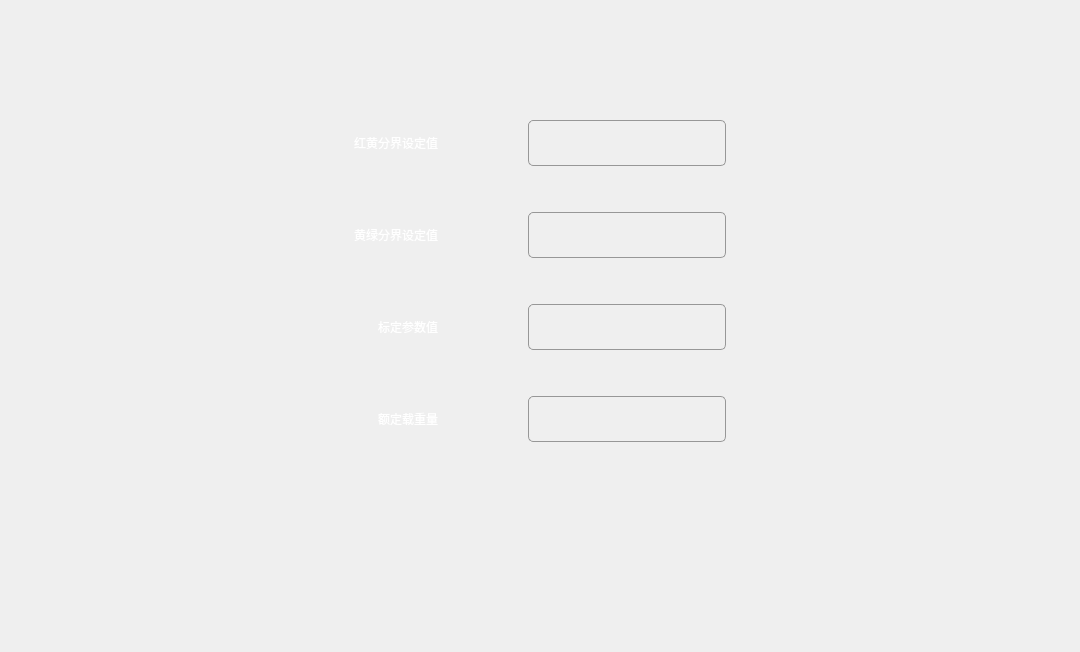
<?xml version="1.0" encoding="UTF-8"?>
<ui version="4.0">
 <class>WeighingParameter</class>
 <widget class="QWidget" name="WeighingParameter">
  <property name="geometry">
   <rect>
    <x>0</x>
    <y>0</y>
    <width>1080</width>
    <height>652</height>
   </rect>
  </property>
  <property name="minimumSize">
   <size>
    <width>1080</width>
    <height>652</height>
   </size>
  </property>
  <property name="maximumSize">
   <size>
    <width>1080</width>
    <height>652</height>
   </size>
  </property>
  <property name="windowTitle">
   <string>Form</string>
  </property>
  <layout class="QGridLayout" name="gridLayout_2">
   <property name="bottomMargin">
    <number>15</number>
   </property>
   <item row="1" column="2">
    <spacer name="horizontalSpacer_5">
     <property name="orientation">
      <enum>Qt::Horizontal</enum>
     </property>
     <property name="sizeHint" stdset="0">
      <size>
       <width>40</width>
       <height>20</height>
      </size>
     </property>
    </spacer>
   </item>
   <item row="1" column="1">
    <layout class="QGridLayout" name="gridLayout">
     <property name="horizontalSpacing">
      <number>30</number>
     </property>
     <item row="5" column="0">
      <widget class="QLabel" name="label_3">
       <property name="minimumSize">
        <size>
         <width>0</width>
         <height>24</height>
        </size>
       </property>
       <property name="maximumSize">
        <size>
         <width>16777215</width>
         <height>80</height>
        </size>
       </property>
       <property name="styleSheet">
        <string notr="true">font: 40px &quot;Microsoft JhengHei UI&quot;;
color:rgb(255,255,255);
background:transparent</string>
       </property>
       <property name="text">
        <string>标定参数值</string>
       </property>
       <property name="alignment">
        <set>Qt::AlignRight|Qt::AlignTrailing|Qt::AlignVCenter</set>
       </property>
      </widget>
     </item>
     <item row="3" column="0">
      <widget class="QLabel" name="label_2">
       <property name="minimumSize">
        <size>
         <width>0</width>
         <height>24</height>
        </size>
       </property>
       <property name="maximumSize">
        <size>
         <width>16777215</width>
         <height>80</height>
        </size>
       </property>
       <property name="styleSheet">
        <string notr="true">font: 40px &quot;Microsoft JhengHei UI&quot;;
color:rgb(255,255,255);
background:transparent</string>
       </property>
       <property name="text">
        <string>黄绿分界设定值</string>
       </property>
       <property name="alignment">
        <set>Qt::AlignRight|Qt::AlignTrailing|Qt::AlignVCenter</set>
       </property>
      </widget>
     </item>
     <item row="5" column="2">
      <widget class="QPushButton" name="le_canshu">
       <property name="minimumSize">
        <size>
         <width>198</width>
         <height>46</height>
        </size>
       </property>
       <property name="maximumSize">
        <size>
         <width>198</width>
         <height>46</height>
        </size>
       </property>
       <property name="styleSheet">
        <string notr="true">QPushButton#le_canshu{
border-image:url(:/按键_弹窗设置_大.png);
color:rgb(255, 255, 255);
font:30px &quot;Microsoft YaHei UI&quot;;
border:1px solid #979797;
border-color: rgba(151, 151, 151, 1);
border-radius:5px;
}
QPushButton#le_canshu:pressed{
background-image: url(:/按键_弹窗设置_按下_大.png);
color:rgb(255, 255, 255);
font: 14px &quot;Microsoft YaHei UI&quot;;
border:1px solid #979797;
	border-color: rgba(151, 151, 151, 1);
border-radius:5px;
}</string>
       </property>
       <property name="text">
        <string/>
       </property>
      </widget>
     </item>
     <item row="1" column="0">
      <spacer name="verticalSpacer_3">
       <property name="orientation">
        <enum>Qt::Vertical</enum>
       </property>
       <property name="sizeHint" stdset="0">
        <size>
         <width>20</width>
         <height>40</height>
        </size>
       </property>
      </spacer>
     </item>
     <item row="7" column="2">
      <widget class="QPushButton" name="le_weight">
       <property name="minimumSize">
        <size>
         <width>198</width>
         <height>46</height>
        </size>
       </property>
       <property name="maximumSize">
        <size>
         <width>198</width>
         <height>46</height>
        </size>
       </property>
       <property name="styleSheet">
        <string notr="true">QPushButton#le_weight{
border-image:url(:/按键_弹窗设置_大.png);
color:rgb(255, 255, 255);
font: 30px &quot;Microsoft YaHei UI&quot;;
border:1px solid #979797;
border-color: rgba(151, 151, 151, 1);
border-radius:5px;
}
QPushButton#le_weight:pressed{
background-image: url(:/按键_弹窗设置_按下_大.png);
color:rgb(255, 255, 255);
font: 14px &quot;Microsoft YaHei UI&quot;;
border:1px solid #979797;
	border-color: rgba(151, 151, 151, 1);
border-radius:5px;
}</string>
       </property>
       <property name="text">
        <string/>
       </property>
      </widget>
     </item>
     <item row="0" column="0">
      <widget class="QLabel" name="label">
       <property name="minimumSize">
        <size>
         <width>0</width>
         <height>24</height>
        </size>
       </property>
       <property name="maximumSize">
        <size>
         <width>16777215</width>
         <height>80</height>
        </size>
       </property>
       <property name="styleSheet">
        <string notr="true">font: 40px &quot;Microsoft JhengHei UI&quot;;
color:rgb(255,255,255);
background:transparent</string>
       </property>
       <property name="text">
        <string>红黄分界设定值</string>
       </property>
       <property name="alignment">
        <set>Qt::AlignRight|Qt::AlignTrailing|Qt::AlignVCenter</set>
       </property>
      </widget>
     </item>
     <item row="0" column="2">
      <widget class="QPushButton" name="le_ry">
       <property name="minimumSize">
        <size>
         <width>198</width>
         <height>46</height>
        </size>
       </property>
       <property name="maximumSize">
        <size>
         <width>198</width>
         <height>46</height>
        </size>
       </property>
       <property name="styleSheet">
        <string notr="true">QPushButton#le_ry{
border-image:url(:/按键_弹窗设置_大.png);
color:rgb(255, 255, 255);
font: 30px &quot;Microsoft YaHei UI&quot;;
border:1px solid #979797;
border-color: rgba(151, 151, 151, 1);
border-radius:5px;
}
QPushButton#le_ry:pressed{
background-image: url(:/按键_弹窗设置_按下_大.png);
color:rgb(255, 255, 255);
font: 14px &quot;Microsoft YaHei UI&quot;;
border:1px solid #979797;
	border-color: rgba(151, 151, 151, 1);
border-radius:5px;
}</string>
       </property>
       <property name="text">
        <string/>
       </property>
      </widget>
     </item>
     <item row="7" column="0">
      <widget class="QLabel" name="label_4">
       <property name="minimumSize">
        <size>
         <width>0</width>
         <height>24</height>
        </size>
       </property>
       <property name="maximumSize">
        <size>
         <width>16777215</width>
         <height>80</height>
        </size>
       </property>
       <property name="styleSheet">
        <string notr="true">font: 40px &quot;Microsoft JhengHei UI&quot;;
color:rgb(255,255,255);
background:transparent</string>
       </property>
       <property name="text">
        <string>额定载重量</string>
       </property>
       <property name="alignment">
        <set>Qt::AlignRight|Qt::AlignTrailing|Qt::AlignVCenter</set>
       </property>
      </widget>
     </item>
     <item row="3" column="2">
      <widget class="QPushButton" name="le_yg">
       <property name="minimumSize">
        <size>
         <width>198</width>
         <height>46</height>
        </size>
       </property>
       <property name="maximumSize">
        <size>
         <width>198</width>
         <height>46</height>
        </size>
       </property>
       <property name="styleSheet">
        <string notr="true">QPushButton#le_yg{
border-image:url(:/按键_弹窗设置_大.png);
color:rgb(255, 255, 255);
font: 30px &quot;Microsoft YaHei UI&quot;;
border:1px solid #979797;
border-color: rgba(151, 151, 151, 1);
border-radius:5px;
}
QPushButton#le_yg:pressed{
background-image: url(:/按键_弹窗设置_按下_大.png);
color:rgb(255, 255, 255);
font: 14px &quot;Microsoft YaHei UI&quot;;
border:1px solid #979797;
	border-color: rgba(151, 151, 151, 1);
border-radius:5px;
}</string>
       </property>
       <property name="text">
        <string/>
       </property>
      </widget>
     </item>
     <item row="4" column="0">
      <spacer name="verticalSpacer_4">
       <property name="orientation">
        <enum>Qt::Vertical</enum>
       </property>
       <property name="sizeHint" stdset="0">
        <size>
         <width>20</width>
         <height>40</height>
        </size>
       </property>
      </spacer>
     </item>
     <item row="6" column="0">
      <spacer name="verticalSpacer_5">
       <property name="orientation">
        <enum>Qt::Vertical</enum>
       </property>
       <property name="sizeHint" stdset="0">
        <size>
         <width>20</width>
         <height>40</height>
        </size>
       </property>
      </spacer>
     </item>
     <item row="0" column="1">
      <spacer name="horizontalSpacer_6">
       <property name="orientation">
        <enum>Qt::Horizontal</enum>
       </property>
       <property name="sizeType">
        <enum>QSizePolicy::Fixed</enum>
       </property>
       <property name="sizeHint" stdset="0">
        <size>
         <width>60</width>
         <height>20</height>
        </size>
       </property>
      </spacer>
     </item>
    </layout>
   </item>
   <item row="0" column="1">
    <spacer name="verticalSpacer">
     <property name="orientation">
      <enum>Qt::Vertical</enum>
     </property>
     <property name="sizeHint" stdset="0">
      <size>
       <width>20</width>
       <height>40</height>
      </size>
     </property>
    </spacer>
   </item>
   <item row="1" column="0">
    <spacer name="horizontalSpacer_4">
     <property name="orientation">
      <enum>Qt::Horizontal</enum>
     </property>
     <property name="sizeHint" stdset="0">
      <size>
       <width>40</width>
       <height>20</height>
      </size>
     </property>
    </spacer>
   </item>
   <item row="3" column="0" colspan="3">
    <layout class="QHBoxLayout" name="horizontalLayout">
     <item>
      <spacer name="horizontalSpacer_2">
       <property name="orientation">
        <enum>Qt::Horizontal</enum>
       </property>
       <property name="sizeType">
        <enum>QSizePolicy::Fixed</enum>
       </property>
       <property name="sizeHint" stdset="0">
        <size>
         <width>40</width>
         <height>20</height>
        </size>
       </property>
      </spacer>
     </item>
     <item>
      <widget class="QPushButton" name="btn_back_home">
       <property name="minimumSize">
        <size>
         <width>250</width>
         <height>80</height>
        </size>
       </property>
       <property name="styleSheet">
        <string notr="true">QPushButton#btn_back_home{
background-image: url(:/按键_返回主界面3.png);
border:none;
}
QPushButton#btn_back_home:pressed{

background-image: url(:/按键_返回主界面2.png);
}</string>
       </property>
       <property name="text">
        <string/>
       </property>
      </widget>
     </item>
     <item>
      <spacer name="horizontalSpacer">
       <property name="orientation">
        <enum>Qt::Horizontal</enum>
       </property>
       <property name="sizeHint" stdset="0">
        <size>
         <width>40</width>
         <height>20</height>
        </size>
       </property>
      </spacer>
     </item>
     <item>
      <widget class="QPushButton" name="btn_back">
       <property name="minimumSize">
        <size>
         <width>250</width>
         <height>80</height>
        </size>
       </property>
       <property name="styleSheet">
        <string notr="true">QPushButton#btn_back{
background-image: url(:/按键_上一页2.png);
border:none;
}
</string>
       </property>
       <property name="text">
        <string/>
       </property>
      </widget>
     </item>
     <item>
      <spacer name="horizontalSpacer_3">
       <property name="orientation">
        <enum>Qt::Horizontal</enum>
       </property>
       <property name="sizeType">
        <enum>QSizePolicy::Fixed</enum>
       </property>
       <property name="sizeHint" stdset="0">
        <size>
         <width>40</width>
         <height>20</height>
        </size>
       </property>
      </spacer>
     </item>
    </layout>
   </item>
   <item row="2" column="1">
    <spacer name="verticalSpacer_2">
     <property name="orientation">
      <enum>Qt::Vertical</enum>
     </property>
     <property name="sizeHint" stdset="0">
      <size>
       <width>20</width>
       <height>40</height>
      </size>
     </property>
    </spacer>
   </item>
  </layout>
 </widget>
 <resources/>
 <connections/>
</ui>
